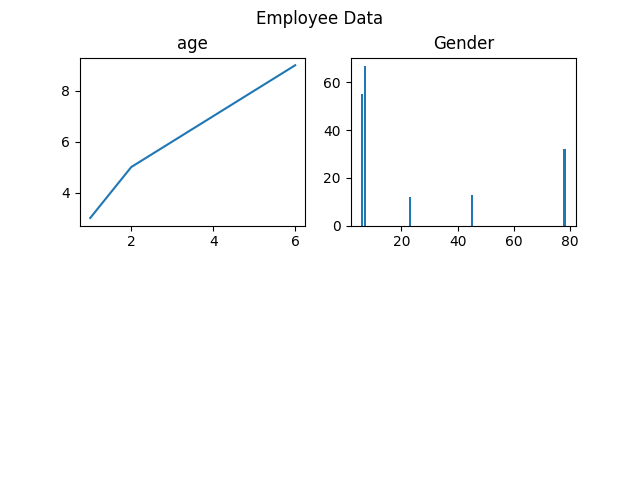

This chart was generated by the following Python code:
import matplotlib.pyplot as plt 
x1 = [1,2,3,4,5,6]
y1= [3,5,6,7,8,9]
plt.subplot(2,2,1) # row,column,plot
plt.title("age")
plt.suptitle("Employee Data")
plt.plot(x1,y1)

x2 = [23,45,6,7,78]
y2 = [12,13,55,67,32]
plt.subplot(2,2,2)
plt.title("Gender")
plt.bar(x2,y2)
plt.savefig("Subplot.png")
plt.show()
